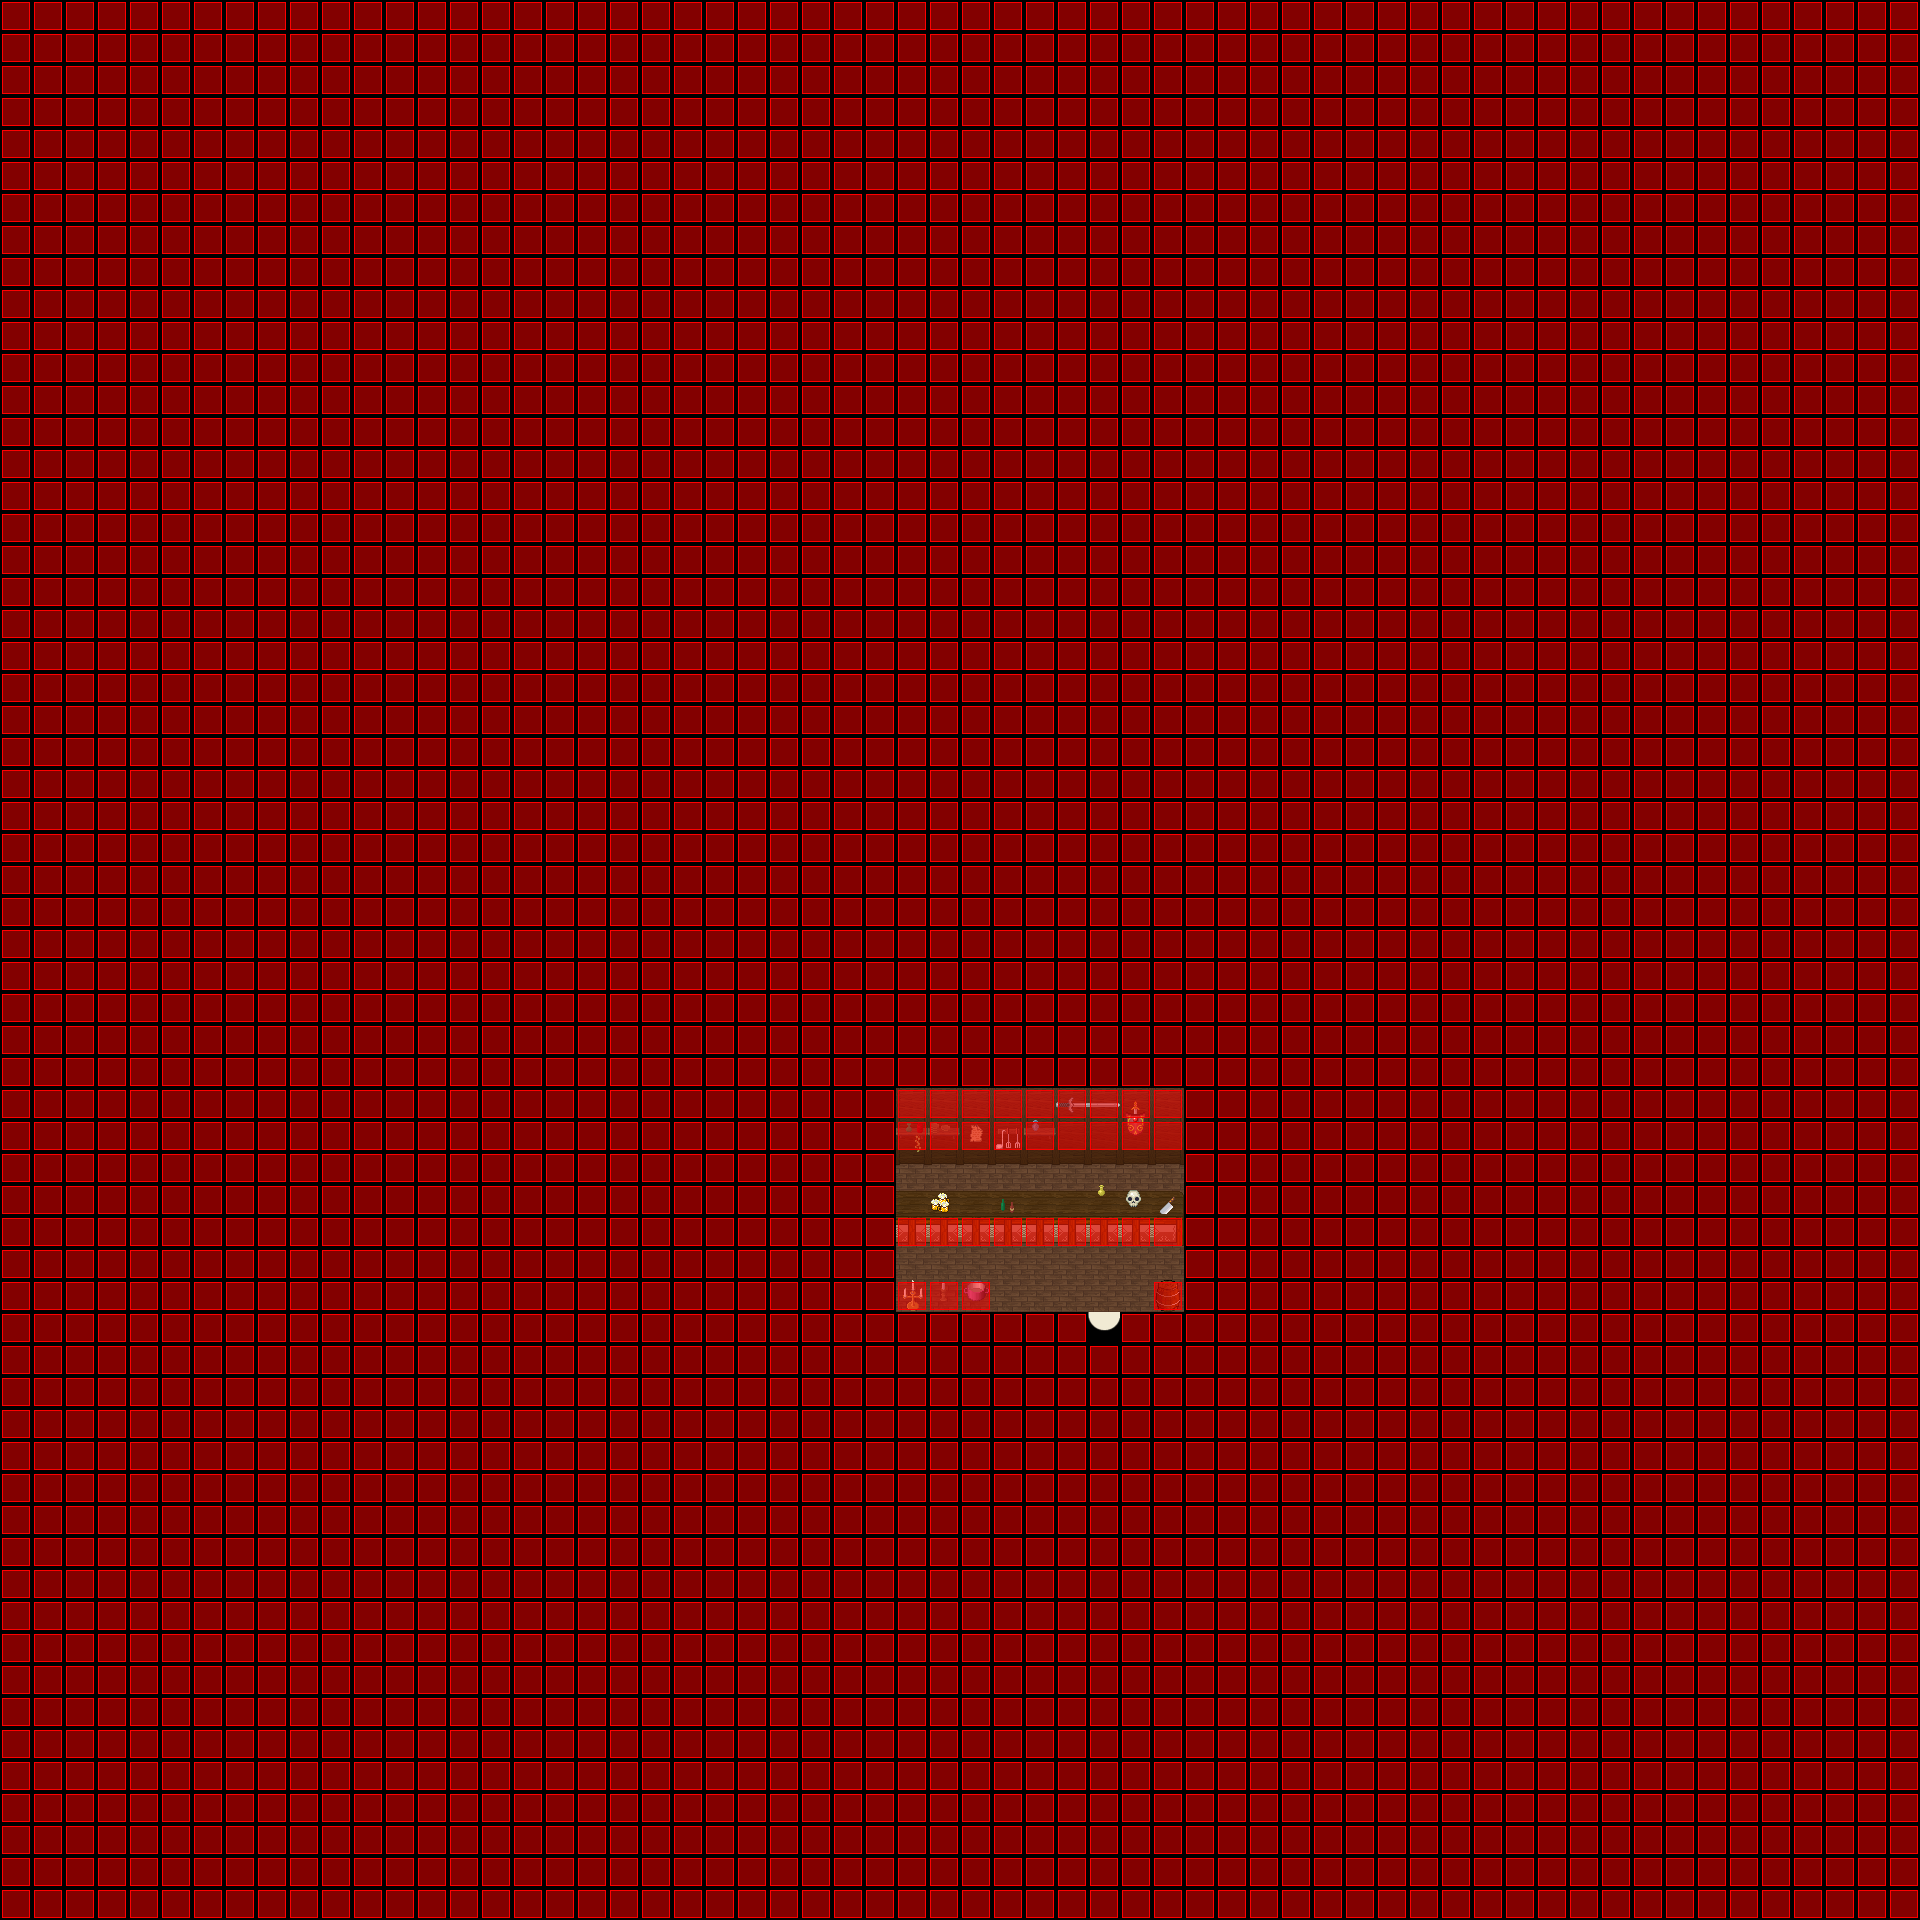

Rendered tile map (Tiled .tmx) drawn with the repository's tilesets; below, a short description and the map source with its tile grids summarised:
An orthogonal 60x60 tile map with 32x32 px tiles, 7 tile layers (Ground, Ground, Ground, Fringe, ...), 7 tilesets and 2 objects (SCRIPT, WARP).

<map version="1.0" orientation="orthogonal" width="60" height="60" tilewidth="32" tileheight="32">
 <properties>
  <property name="music" value="faith.ogg" />
 </properties>
 <tileset firstgid="1" name="collision1_32_32" tilewidth="32" tileheight="32">
  <image source="../graphics/tiles/collision1_32_32.png" width="1024" height="1024" />
 </tileset>
 <tileset firstgid="1025" name="indoor3_32_32" tilewidth="32" tileheight="32">
  <image source="../graphics/tiles/indoor3_32_32.png" width="1024" height="1024" />
 </tileset>
 <tileset firstgid="2049" name="indoor2_32_32" tilewidth="32" tileheight="32">
  <image source="../graphics/tiles/indoor2_32_32.png" width="1024" height="1024" />
 </tileset>
 <tileset firstgid="3073" name="indoor2_32_64" tilewidth="32" tileheight="64">
  <image source="../graphics/tiles/indoor2_32_64.png" width="1024" height="1024" />
 </tileset>
 <tileset firstgid="3585" name="indoor2_32_96" tilewidth="32" tileheight="96">
  <image source="../graphics/tiles/indoor2_32_96.png" width="1024" height="960" />
 </tileset>
 <tileset firstgid="3905" name="indoor1_32_64" tilewidth="32" tileheight="64">
  <image source="../graphics/tiles/indoor1_32_64.png" width="1024" height="1024" />
 </tileset>
 <tileset firstgid="4417" name="indoor2_32_64" tilewidth="32" tileheight="64">
  <image source="../graphics/tiles/indoor2_32_64.png" width="1024" height="1024" />
 </tileset>
 <layer name="Ground" width="60" height="60">
  <data>[3600 cells, 3600 non-empty, 3 distinct tile ids]</data>
 </layer>
 <layer name="Ground" width="60" height="60">
  <data>[3600 cells, 27 non-empty, 3 distinct tile ids]</data>
 </layer>
 <layer name="Ground" width="60" height="60">
  <data>[3600 cells, 13 non-empty, 13 distinct tile ids]</data>
 </layer>
 <layer name="Fringe" width="60" height="60">
  <data>[3600 cells, 9 non-empty, 3 distinct tile ids]</data>
 </layer>
 <layer name="Over" width="60" height="60">
  <data>[3600 cells, 4 non-empty, 4 distinct tile ids]</data>
 </layer>
 <layer name="Over" width="60" height="60">
  <data>[3600 cells, 0 non-empty, 0 distinct tile ids]</data>
 </layer>
 <layer name="Collision" width="60" height="60">
  <data>[3600 cells, 3567 non-empty, 1 distinct tile ids]</data>
 </layer>
 <objectgroup name="Object" width="60" height="60">
  <object name="External Map Events" type="SCRIPT" x="0" y="0">
   <properties>
    <property name="FILENAME" value="scripts/maps/iw-nelaro-shop2-o00-o00-o00.lua" />
   </properties>
  </object>
  <object name="Warp to city" type="WARP" x="1087" y="1312" width="32" height="32">
   <properties>
    <property name="DEST_MAP" value="ow-o0000-n0004-o0000" />
    <property name="DEST_X" value="3952" />
    <property name="DEST_Y" value="4560" />
   </properties>
  </object>
 </objectgroup>
</map>
